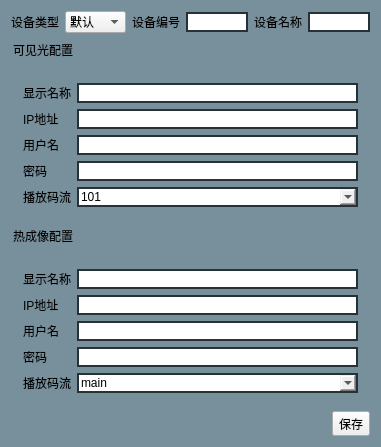
  <widget class="QWidget" name="widgetSetting" native="true">
   <property name="geometry">
    <rect>
     <x>240</x>
     <y>0</y>
     <width>381</width>
     <height>421</height>
    </rect>
   </property>
   <property name="palette">
    <palette>
     <active>
      <colorrole role="Button">
       <brush brushstyle="SolidPattern">
        <color alpha="255">
         <red>55</red>
         <green>71</green>
         <blue>79</blue>
        </color>
       </brush>
      </colorrole>
      <colorrole role="Dark">
       <brush brushstyle="SolidPattern">
        <color alpha="255">
         <red>38</red>
         <green>50</green>
         <blue>56</blue>
        </color>
       </brush>
      </colorrole>
      <colorrole role="Text">
       <brush brushstyle="SolidPattern">
        <color alpha="255">
         <red>0</red>
         <green>85</green>
         <blue>255</blue>
        </color>
       </brush>
      </colorrole>
      <colorrole role="ButtonText">
       <brush brushstyle="SolidPattern">
        <color alpha="255">
         <red>170</red>
         <green>255</green>
         <blue>255</blue>
        </color>
       </brush>
      </colorrole>
      <colorrole role="Base">
       <brush brushstyle="SolidPattern">
        <color alpha="255">
         <red>96</red>
         <green>125</green>
         <blue>139</blue>
        </color>
       </brush>
      </colorrole>
      <colorrole role="Window">
       <brush brushstyle="SolidPattern">
        <color alpha="255">
         <red>120</red>
         <green>144</green>
         <blue>156</blue>
        </color>
       </brush>
      </colorrole>
      <colorrole role="Highlight">
       <brush brushstyle="SolidPattern">
        <color alpha="255">
         <red>38</red>
         <green>50</green>
         <blue>56</blue>
        </color>
       </brush>
      </colorrole>
      <colorrole role="HighlightedText">
       <brush brushstyle="SolidPattern">
        <color alpha="255">
         <red>55</red>
         <green>71</green>
         <blue>79</blue>
        </color>
       </brush>
      </colorrole>
      <colorrole role="AlternateBase">
       <brush brushstyle="SolidPattern">
        <color alpha="255">
         <red>96</red>
         <green>125</green>
         <blue>139</blue>
        </color>
       </brush>
      </colorrole>
      <colorrole role="ToolTipBase">
       <brush brushstyle="SolidPattern">
        <color alpha="255">
         <red>96</red>
         <green>125</green>
         <blue>139</blue>
        </color>
       </brush>
      </colorrole>
     </active>
     <inactive>
      <colorrole role="Button">
       <brush brushstyle="SolidPattern">
        <color alpha="255">
         <red>55</red>
         <green>71</green>
         <blue>79</blue>
        </color>
       </brush>
      </colorrole>
      <colorrole role="Dark">
       <brush brushstyle="SolidPattern">
        <color alpha="255">
         <red>38</red>
         <green>50</green>
         <blue>56</blue>
        </color>
       </brush>
      </colorrole>
      <colorrole role="Text">
       <brush brushstyle="SolidPattern">
        <color alpha="255">
         <red>0</red>
         <green>85</green>
         <blue>255</blue>
        </color>
       </brush>
      </colorrole>
      <colorrole role="ButtonText">
       <brush brushstyle="SolidPattern">
        <color alpha="255">
         <red>170</red>
         <green>255</green>
         <blue>255</blue>
        </color>
       </brush>
      </colorrole>
      <colorrole role="Base">
       <brush brushstyle="SolidPattern">
        <color alpha="255">
         <red>96</red>
         <green>125</green>
         <blue>139</blue>
        </color>
       </brush>
      </colorrole>
      <colorrole role="Window">
       <brush brushstyle="SolidPattern">
        <color alpha="255">
         <red>120</red>
         <green>144</green>
         <blue>156</blue>
        </color>
       </brush>
      </colorrole>
      <colorrole role="Highlight">
       <brush brushstyle="SolidPattern">
        <color alpha="255">
         <red>38</red>
         <green>50</green>
         <blue>56</blue>
        </color>
       </brush>
      </colorrole>
      <colorrole role="HighlightedText">
       <brush brushstyle="SolidPattern">
        <color alpha="255">
         <red>55</red>
         <green>71</green>
         <blue>79</blue>
        </color>
       </brush>
      </colorrole>
      <colorrole role="AlternateBase">
       <brush brushstyle="SolidPattern">
        <color alpha="255">
         <red>96</red>
         <green>125</green>
         <blue>139</blue>
        </color>
       </brush>
      </colorrole>
      <colorrole role="ToolTipBase">
       <brush brushstyle="SolidPattern">
        <color alpha="255">
         <red>96</red>
         <green>125</green>
         <blue>139</blue>
        </color>
       </brush>
      </colorrole>
     </inactive>
     <disabled>
      <colorrole role="WindowText">
       <brush brushstyle="SolidPattern">
        <color alpha="255">
         <red>38</red>
         <green>50</green>
         <blue>56</blue>
        </color>
       </brush>
      </colorrole>
      <colorrole role="Button">
       <brush brushstyle="SolidPattern">
        <color alpha="255">
         <red>55</red>
         <green>71</green>
         <blue>79</blue>
        </color>
       </brush>
      </colorrole>
      <colorrole role="Dark">
       <brush brushstyle="SolidPattern">
        <color alpha="255">
         <red>38</red>
         <green>50</green>
         <blue>56</blue>
        </color>
       </brush>
      </colorrole>
      <colorrole role="Text">
       <brush brushstyle="SolidPattern">
        <color alpha="255">
         <red>38</red>
         <green>50</green>
         <blue>56</blue>
        </color>
       </brush>
      </colorrole>
      <colorrole role="ButtonText">
       <brush brushstyle="SolidPattern">
        <color alpha="255">
         <red>38</red>
         <green>50</green>
         <blue>56</blue>
        </color>
       </brush>
      </colorrole>
      <colorrole role="Base">
       <brush brushstyle="SolidPattern">
        <color alpha="255">
         <red>120</red>
         <green>144</green>
         <blue>156</blue>
        </color>
       </brush>
      </colorrole>
      <colorrole role="Window">
       <brush brushstyle="SolidPattern">
        <color alpha="255">
         <red>120</red>
         <green>144</green>
         <blue>156</blue>
        </color>
       </brush>
      </colorrole>
      <colorrole role="HighlightedText">
       <brush brushstyle="SolidPattern">
        <color alpha="255">
         <red>55</red>
         <green>71</green>
         <blue>79</blue>
        </color>
       </brush>
      </colorrole>
      <colorrole role="AlternateBase">
       <brush brushstyle="SolidPattern">
        <color alpha="255">
         <red>96</red>
         <green>125</green>
         <blue>139</blue>
        </color>
       </brush>
      </colorrole>
      <colorrole role="ToolTipBase">
       <brush brushstyle="SolidPattern">
        <color alpha="255">
         <red>96</red>
         <green>125</green>
         <blue>139</blue>
        </color>
       </brush>
      </colorrole>
     </disabled>
    </palette>
   </property>
   <property name="styleSheet">
    <string notr="true">QLineEdit {
	border: 2px solid #263238;
}</string>
   </property>
   <layout class="QVBoxLayout" name="verticalLayout_3">
    <item>
     <layout class="QHBoxLayout" name="horizontalLayout_4">
      <property name="spacing">
       <number>6</number>
      </property>
      <item>
       <widget class="QLabel" name="label_13">
        <property name="text">
         <string>设备类型</string>
        </property>
       </widget>
      </item>
      <item>
       <widget class="QComboBox" name="comboBox_robot_type">
        <item>
         <property name="text">
          <string>默认</string>
         </property>
        </item>
        <item>
         <property name="text">
          <string>型号1</string>
         </property>
        </item>
        <item>
         <property name="text">
          <string>型号2</string>
         </property>
        </item>
       </widget>
      </item>
      <item>
       <widget class="QLabel" name="label_7">
        <property name="text">
         <string>设备编号</string>
        </property>
       </widget>
      </item>
      <item>
       <widget class="QLineEdit" name="lineEdit_robot_id">
        <property name="enabled">
         <bool>false</bool>
        </property>
        <property name="toolTip">
         <string>不可编辑，由设备定义</string>
        </property>
       </widget>
      </item>
      <item>
       <widget class="QLabel" name="label_6">
        <property name="text">
         <string>设备名称</string>
        </property>
       </widget>
      </item>
      <item>
       <widget class="QLineEdit" name="lineEdit_robot_name">
        <property name="styleSheet">
         <string notr="true">border: 2px solid #263238;</string>
        </property>
       </widget>
      </item>
     </layout>
    </item>
    <item>
     <widget class="QGroupBox" name="groupBox">
      <property name="styleSheet">
       <string notr="true">QGroupBox {
	border:none;
}</string>
      </property>
      <property name="title">
       <string>可见光配置</string>
      </property>
      <layout class="QFormLayout" name="formLayout_2">
       <property name="topMargin">
        <number>24</number>
       </property>
       <item row="2" column="0">
        <widget class="QLabel" name="label_2">
         <property name="text">
          <string>用户名</string>
         </property>
        </widget>
       </item>
       <item row="3" column="0">
        <widget class="QLabel" name="label_3">
         <property name="text">
          <string>密码</string>
         </property>
        </widget>
       </item>
       <item row="1" column="0">
        <widget class="QLabel" name="label">
         <property name="text">
          <string>IP地址</string>
         </property>
        </widget>
       </item>
       <item row="1" column="1">
        <widget class="QLineEdit" name="lineEdit_channel01_video_ip">
         <property name="styleSheet">
          <string notr="true">border: 2px solid #263238;</string>
         </property>
        </widget>
       </item>
       <item row="2" column="1">
        <widget class="QLineEdit" name="lineEdit_channel01_video_username">
         <property name="styleSheet">
          <string notr="true">border: 2px solid #263238;</string>
         </property>
        </widget>
       </item>
       <item row="3" column="1">
        <widget class="QLineEdit" name="lineEdit_channel01_video_password">
         <property name="styleSheet">
          <string notr="true">border: 2px solid #263238;</string>
         </property>
        </widget>
       </item>
       <item row="4" column="0">
        <widget class="QLabel" name="label_4">
         <property name="text">
          <string>播放码流</string>
         </property>
        </widget>
       </item>
       <item row="4" column="1">
        <widget class="QComboBox" name="comboBox_channel01_video_stream">
         <property name="styleSheet">
          <string notr="true">border: 2px solid #263238;</string>
         </property>
         <property name="editable">
          <bool>true</bool>
         </property>
         <item>
          <property name="text">
           <string>101</string>
          </property>
         </item>
         <item>
          <property name="text">
           <string>102</string>
          </property>
         </item>
         <item>
          <property name="text">
           <string>201</string>
          </property>
         </item>
         <item>
          <property name="text">
           <string>202</string>
          </property>
         </item>
        </widget>
       </item>
       <item row="0" column="0">
        <widget class="QLabel" name="label_11">
         <property name="text">
          <string>显示名称</string>
         </property>
        </widget>
       </item>
       <item row="0" column="1">
        <widget class="QLineEdit" name="lineEdit_channel01_video_name">
         <property name="styleSheet">
          <string notr="true">border: 2px solid #263238;</string>
         </property>
        </widget>
       </item>
      </layout>
     </widget>
    </item>
    <item>
     <widget class="QGroupBox" name="groupBox_4">
      <property name="styleSheet">
       <string notr="true">QGroupBox {
	border:none;
}</string>
      </property>
      <property name="title">
       <string>热成像配置</string>
      </property>
      <layout class="QFormLayout" name="formLayout_5">
       <property name="topMargin">
        <number>24</number>
       </property>
       <item row="2" column="0">
        <widget class="QLabel" name="label_8">
         <property name="text">
          <string>用户名</string>
         </property>
        </widget>
       </item>
       <item row="3" column="0">
        <widget class="QLabel" name="label_9">
         <property name="text">
          <string>密码</string>
         </property>
        </widget>
       </item>
       <item row="1" column="0">
        <widget class="QLabel" name="label_10">
         <property name="text">
          <string>IP地址</string>
         </property>
        </widget>
       </item>
       <item row="1" column="1">
        <widget class="QLineEdit" name="lineEdit_channel02_thermal_ip">
         <property name="styleSheet">
          <string notr="true">border: 2px solid #263238;</string>
         </property>
        </widget>
       </item>
       <item row="2" column="1">
        <widget class="QLineEdit" name="lineEdit_channel02_thermal_username">
         <property name="styleSheet">
          <string notr="true">border: 2px solid #263238;</string>
         </property>
        </widget>
       </item>
       <item row="3" column="1">
        <widget class="QLineEdit" name="lineEdit_channel02_thermal_password">
         <property name="styleSheet">
          <string notr="true">border: 2px solid #263238;</string>
         </property>
        </widget>
       </item>
       <item row="4" column="0">
        <widget class="QLabel" name="label_5">
         <property name="text">
          <string>播放码流</string>
         </property>
        </widget>
       </item>
       <item row="4" column="1">
        <widget class="QComboBox" name="comboBox_channel02_thermal_stream">
         <property name="styleSheet">
          <string notr="true">border: 2px solid #263238;</string>
         </property>
         <property name="editable">
          <bool>true</bool>
         </property>
         <item>
          <property name="text">
           <string>main</string>
          </property>
         </item>
         <item>
          <property name="text">
           <string>sub</string>
          </property>
         </item>
        </widget>
       </item>
       <item row="0" column="1">
        <widget class="QLineEdit" name="lineEdit_channel02_thermal_name">
         <property name="styleSheet">
          <string notr="true">border: 2px solid #263238;</string>
         </property>
        </widget>
       </item>
       <item row="0" column="0">
        <widget class="QLabel" name="label_12">
         <property name="text">
          <string>显示名称</string>
         </property>
        </widget>
       </item>
      </layout>
     </widget>
    </item>
    <item>
     <layout class="QHBoxLayout" name="horizontalLayout_3">
      <item>
       <spacer name="horizontalSpacer_3">
        <property name="orientation">
         <enum>Qt::Horizontal</enum>
        </property>
        <property name="sizeHint" stdset="0">
         <size>
          <width>40</width>
          <height>20</height>
         </size>
        </property>
       </spacer>
      </item>
      <item>
       <widget class="QToolButton" name="toolButton_robto_config_save">
        <property name="styleSheet">
         <string notr="true"/>
        </property>
        <property name="text">
         <string>保存</string>
        </property>
       </widget>
      </item>
     </layout>
    </item>
   </layout>
  </widget>
